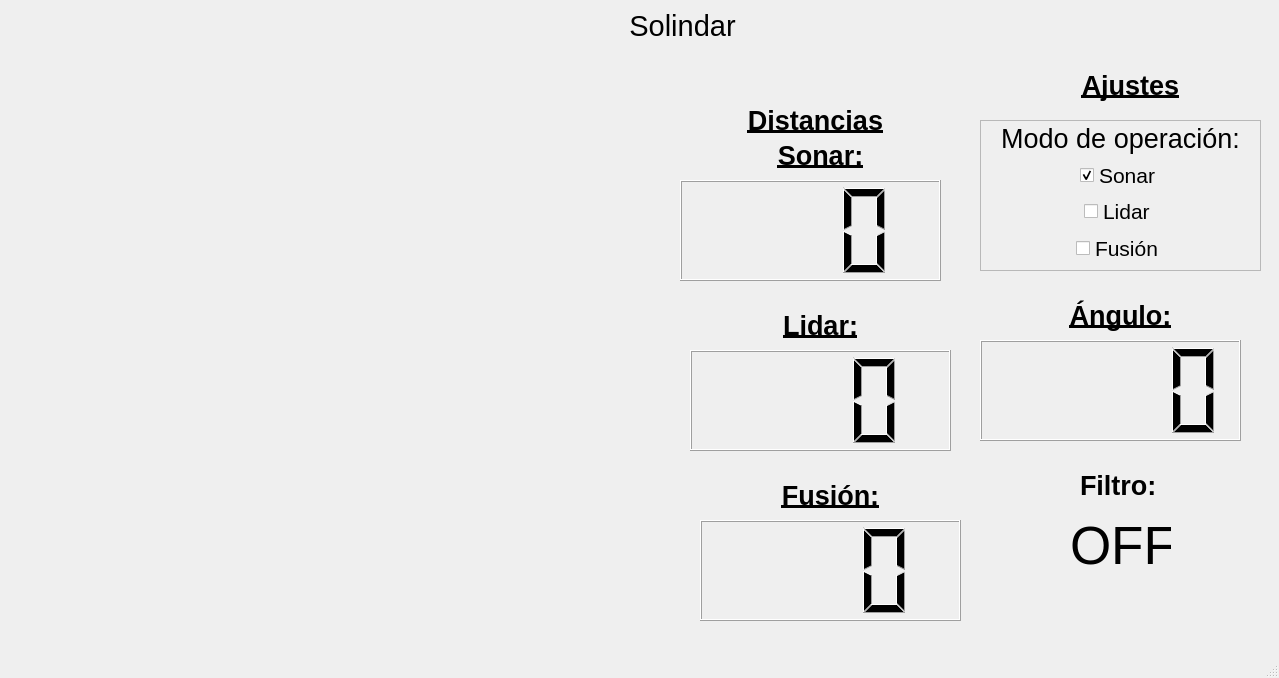
<?xml version="1.0" encoding="UTF-8"?>
<ui version="4.0">
 <class>MainWindow</class>
 <widget class="QMainWindow" name="MainWindow">
  <property name="geometry">
   <rect>
    <x>0</x>
    <y>0</y>
    <width>1279</width>
    <height>678</height>
   </rect>
  </property>
  <property name="font">
   <font>
    <pointsize>16</pointsize>
   </font>
  </property>
  <property name="windowTitle">
   <string>Solindar USB</string>
  </property>
  <property name="windowIcon">
   <iconset>
    <normaloff>logo.png</normaloff>logo.png</iconset>
  </property>
  <widget class="QWidget" name="centralwidget">
   <widget class="Canvas" name="canvas" native="true">
    <property name="geometry">
     <rect>
      <x>19</x>
      <y>102</y>
      <width>651</width>
      <height>531</height>
     </rect>
    </property>
   </widget>
   <widget class="QWidget" name="horizontalLayoutWidget">
    <property name="geometry">
     <rect>
      <x>30</x>
      <y>40</y>
      <width>951</width>
      <height>51</height>
     </rect>
    </property>
    <layout class="QHBoxLayout" name="hlayout">
     <item>
      <widget class="QWidget" name="navigation" native="true"/>
     </item>
    </layout>
   </widget>
   <widget class="QFrame" name="frame_2">
    <property name="geometry">
     <rect>
      <x>980</x>
      <y>120</y>
      <width>281</width>
      <height>151</height>
     </rect>
    </property>
    <property name="frameShape">
     <enum>QFrame::StyledPanel</enum>
    </property>
    <property name="frameShadow">
     <enum>QFrame::Raised</enum>
    </property>
    <widget class="QWidget" name="verticalLayoutWidget">
     <property name="geometry">
      <rect>
       <x>0</x>
       <y>3</y>
       <width>281</width>
       <height>140</height>
      </rect>
     </property>
     <layout class="QVBoxLayout" name="verticalLayout">
      <item>
       <widget class="QLabel" name="label_2">
        <property name="font">
         <font>
          <pointsize>20</pointsize>
         </font>
        </property>
        <property name="text">
         <string>Modo de operación:</string>
        </property>
        <property name="alignment">
         <set>Qt::AlignCenter</set>
        </property>
       </widget>
      </item>
      <item alignment="Qt::AlignHCenter">
       <widget class="QCheckBox" name="sonar">
        <property name="autoFillBackground">
         <bool>false</bool>
        </property>
        <property name="text">
         <string>Sonar</string>
        </property>
        <property name="checked">
         <bool>true</bool>
        </property>
       </widget>
      </item>
      <item alignment="Qt::AlignHCenter">
       <widget class="QCheckBox" name="lidar">
        <property name="text">
         <string>Lidar</string>
        </property>
       </widget>
      </item>
      <item alignment="Qt::AlignHCenter">
       <widget class="QCheckBox" name="fusion">
        <property name="text">
         <string>Fusión</string>
        </property>
       </widget>
      </item>
     </layout>
    </widget>
   </widget>
   <widget class="QLabel" name="label">
    <property name="geometry">
     <rect>
      <x>1070</x>
      <y>70</y>
      <width>121</width>
      <height>31</height>
     </rect>
    </property>
    <property name="font">
     <font>
      <pointsize>20</pointsize>
      <weight>75</weight>
      <bold>true</bold>
      <underline>true</underline>
     </font>
    </property>
    <property name="text">
     <string>Ajustes</string>
    </property>
    <property name="alignment">
     <set>Qt::AlignCenter</set>
    </property>
   </widget>
   <widget class="QLabel" name="label_5">
    <property name="geometry">
     <rect>
      <x>32</x>
      <y>10</y>
      <width>1301</width>
      <height>31</height>
     </rect>
    </property>
    <property name="font">
     <font>
      <pointsize>22</pointsize>
     </font>
    </property>
    <property name="text">
     <string>Solindar</string>
    </property>
    <property name="alignment">
     <set>Qt::AlignCenter</set>
    </property>
   </widget>
   <widget class="QLabel" name="label_6">
    <property name="geometry">
     <rect>
      <x>1030</x>
      <y>300</y>
      <width>181</width>
      <height>31</height>
     </rect>
    </property>
    <property name="font">
     <font>
      <pointsize>20</pointsize>
      <weight>75</weight>
      <bold>true</bold>
      <underline>true</underline>
     </font>
    </property>
    <property name="text">
     <string>Ángulo:</string>
    </property>
    <property name="textFormat">
     <enum>Qt::AutoText</enum>
    </property>
    <property name="alignment">
     <set>Qt::AlignCenter</set>
    </property>
   </widget>
   <widget class="QLCDNumber" name="lcdNumber">
    <property name="geometry">
     <rect>
      <x>980</x>
      <y>340</y>
      <width>261</width>
      <height>101</height>
     </rect>
    </property>
    <property name="smallDecimalPoint">
     <bool>true</bool>
    </property>
    <property name="digitCount">
     <number>4</number>
    </property>
    <property name="segmentStyle">
     <enum>QLCDNumber::Filled</enum>
    </property>
    <property name="value" stdset="0">
     <double>0.000000000000000</double>
    </property>
    <property name="intValue" stdset="0">
     <number>0</number>
    </property>
   </widget>
   <widget class="QLabel" name="label_4">
    <property name="geometry">
     <rect>
      <x>1080</x>
      <y>470</y>
      <width>81</width>
      <height>31</height>
     </rect>
    </property>
    <property name="font">
     <font>
      <pointsize>20</pointsize>
      <weight>75</weight>
      <bold>true</bold>
     </font>
    </property>
    <property name="text">
     <string>Filtro:</string>
    </property>
   </widget>
   <widget class="QLabel" name="Filtro">
    <property name="geometry">
     <rect>
      <x>1070</x>
      <y>510</y>
      <width>101</width>
      <height>71</height>
     </rect>
    </property>
    <property name="font">
     <font>
      <pointsize>40</pointsize>
     </font>
    </property>
    <property name="text">
     <string>OFF</string>
    </property>
   </widget>
   <widget class="QLabel" name="label_7">
    <property name="geometry">
     <rect>
      <x>730</x>
      <y>140</y>
      <width>181</width>
      <height>31</height>
     </rect>
    </property>
    <property name="font">
     <font>
      <pointsize>20</pointsize>
      <weight>75</weight>
      <bold>true</bold>
      <underline>true</underline>
     </font>
    </property>
    <property name="text">
     <string>Sonar:</string>
    </property>
    <property name="textFormat">
     <enum>Qt::AutoText</enum>
    </property>
    <property name="alignment">
     <set>Qt::AlignCenter</set>
    </property>
   </widget>
   <widget class="QLCDNumber" name="lcdNumber_2">
    <property name="geometry">
     <rect>
      <x>680</x>
      <y>180</y>
      <width>261</width>
      <height>101</height>
     </rect>
    </property>
    <property name="smallDecimalPoint">
     <bool>true</bool>
    </property>
    <property name="digitCount">
     <number>3</number>
    </property>
    <property name="segmentStyle">
     <enum>QLCDNumber::Filled</enum>
    </property>
    <property name="value" stdset="0">
     <double>0.000000000000000</double>
    </property>
    <property name="intValue" stdset="0">
     <number>0</number>
    </property>
   </widget>
   <widget class="QLCDNumber" name="lcdNumber_3">
    <property name="geometry">
     <rect>
      <x>690</x>
      <y>350</y>
      <width>261</width>
      <height>101</height>
     </rect>
    </property>
    <property name="smallDecimalPoint">
     <bool>true</bool>
    </property>
    <property name="digitCount">
     <number>3</number>
    </property>
    <property name="segmentStyle">
     <enum>QLCDNumber::Filled</enum>
    </property>
    <property name="value" stdset="0">
     <double>0.000000000000000</double>
    </property>
    <property name="intValue" stdset="0">
     <number>0</number>
    </property>
   </widget>
   <widget class="QLabel" name="label_8">
    <property name="geometry">
     <rect>
      <x>730</x>
      <y>310</y>
      <width>181</width>
      <height>31</height>
     </rect>
    </property>
    <property name="font">
     <font>
      <pointsize>20</pointsize>
      <weight>75</weight>
      <bold>true</bold>
      <underline>true</underline>
     </font>
    </property>
    <property name="text">
     <string>Lidar:</string>
    </property>
    <property name="textFormat">
     <enum>Qt::AutoText</enum>
    </property>
    <property name="alignment">
     <set>Qt::AlignCenter</set>
    </property>
   </widget>
   <widget class="QLCDNumber" name="lcdNumber_4">
    <property name="geometry">
     <rect>
      <x>700</x>
      <y>520</y>
      <width>261</width>
      <height>101</height>
     </rect>
    </property>
    <property name="smallDecimalPoint">
     <bool>true</bool>
    </property>
    <property name="digitCount">
     <number>3</number>
    </property>
    <property name="segmentStyle">
     <enum>QLCDNumber::Filled</enum>
    </property>
    <property name="value" stdset="0">
     <double>0.000000000000000</double>
    </property>
    <property name="intValue" stdset="0">
     <number>0</number>
    </property>
   </widget>
   <widget class="QLabel" name="label_9">
    <property name="geometry">
     <rect>
      <x>740</x>
      <y>480</y>
      <width>181</width>
      <height>31</height>
     </rect>
    </property>
    <property name="font">
     <font>
      <pointsize>20</pointsize>
      <weight>75</weight>
      <bold>true</bold>
      <underline>true</underline>
     </font>
    </property>
    <property name="text">
     <string>Fusión:</string>
    </property>
    <property name="textFormat">
     <enum>Qt::AutoText</enum>
    </property>
    <property name="alignment">
     <set>Qt::AlignCenter</set>
    </property>
   </widget>
   <widget class="QLabel" name="label_3">
    <property name="geometry">
     <rect>
      <x>740</x>
      <y>100</y>
      <width>151</width>
      <height>41</height>
     </rect>
    </property>
    <property name="font">
     <font>
      <pointsize>20</pointsize>
      <weight>75</weight>
      <bold>true</bold>
      <underline>true</underline>
     </font>
    </property>
    <property name="text">
     <string>Distancias</string>
    </property>
    <property name="alignment">
     <set>Qt::AlignCenter</set>
    </property>
   </widget>
  </widget>
  <widget class="QMenuBar" name="menubar">
   <property name="enabled">
    <bool>false</bool>
   </property>
   <property name="geometry">
    <rect>
     <x>0</x>
     <y>0</y>
     <width>1279</width>
     <height>21</height>
    </rect>
   </property>
  </widget>
  <widget class="QStatusBar" name="statusbar"/>
 </widget>
 <customwidgets>
  <customwidget>
   <class>Canvas</class>
   <extends>QWidget</extends>
   <header>canvas.h</header>
   <container>1</container>
  </customwidget>
 </customwidgets>
 <resources/>
 <connections/>
</ui>
